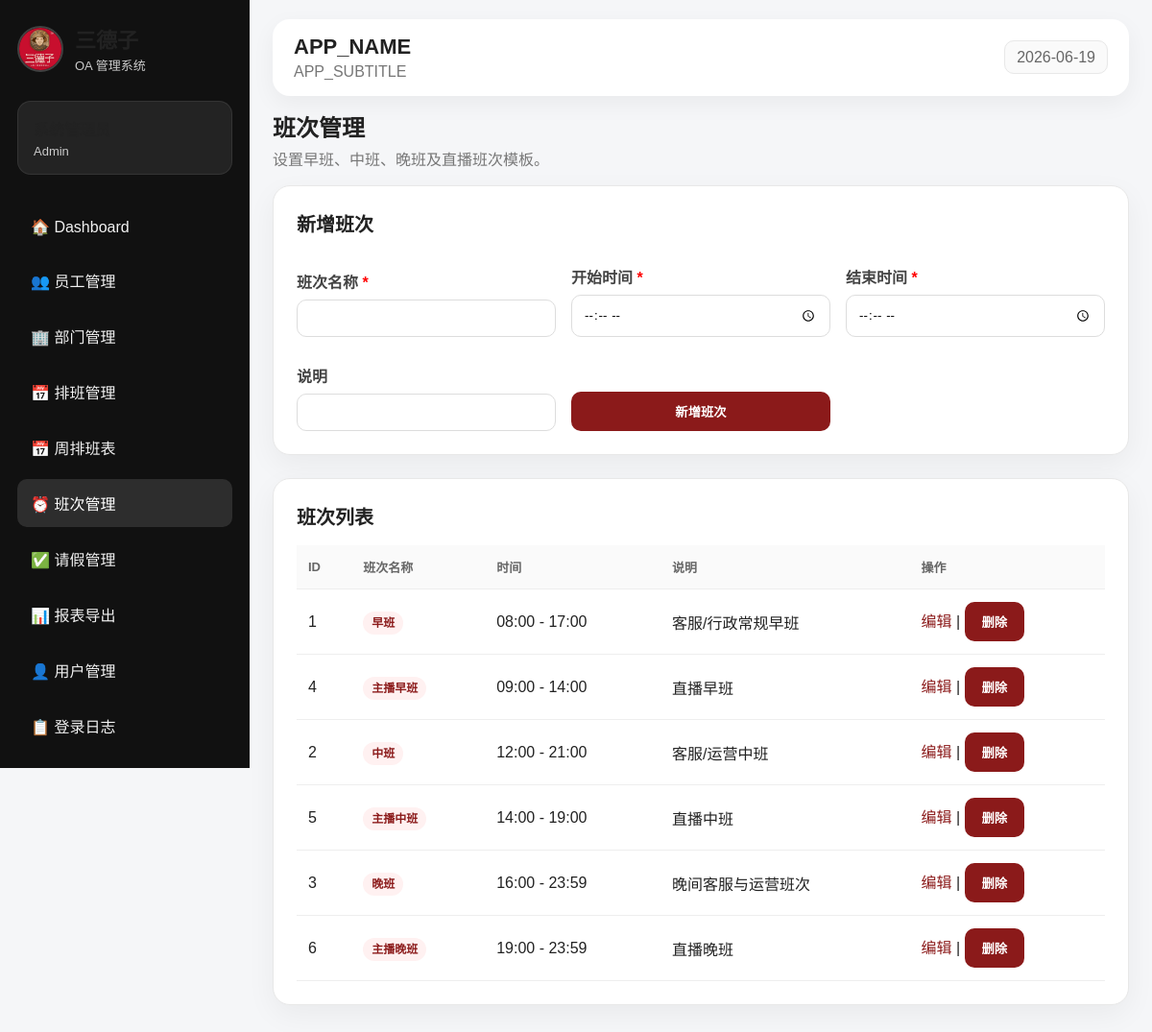
/shifts.php (signed in), run on the app's committed database.
### tables this page shows
CREATE TABLE shifts (
    id          INT AUTO_INCREMENT PRIMARY KEY,
    name        VARCHAR(100) NOT NULL,
    start_time  TIME NOT NULL,
    end_time    TIME NOT NULL,
    description VARCHAR(255),
    created_at  TIMESTAMP DEFAULT CURRENT_TIMESTAMP
);

### auth.php (called while the page is built, shortened)
<?php
function current_user() {
    return $_SESSION['user'] ?? null;
}
function has_role($roles) {
    $user = current_user();
    return in_array($user['role'], $roles);
}
function safe($value) {
    return htmlspecialchars((string)$value, ENT_QUOTES, 'UTF-8');
}
?>

### shifts.php (the view, shortened to what this page needs)
<?php
require_once __DIR__ . '/header.php';
$edit = null;
$shifts = $pdo->query("SELECT * FROM shifts ORDER BY start_time ASC")->fetchAll();
?>
<div class="page-title">
    <h2>班次管理</h2>
    <p>设置早班、中班、晚班及直播班次模板。</p>
</div>
<section class="panel">
    <h2><?= $edit ? '编辑班次' : '新增班次' ?></h2>
    <form method="POST" class="form-grid">
        <label>班次名称 <span style="color:red">*</span>
            <input name="name" required value="<?= safe($edit['name'] ?? '') ?>">
        </label>
        <label>开始时间 <span style="color:red">*</span>
            <input name="start_time" type="time" required value="<?= safe($edit['start_time'] ?? '') ?>">
        </label>
        <label>结束时间 <span style="color:red">*</span>
            <input name="end_time" type="time" required value="<?= safe($edit['end_time'] ?? '') ?>">
        </label>
        <label>说明
            <input name="description" value="<?= safe($edit['description'] ?? '') ?>">
        </label>
        <button type="submit"><?= $edit ? '保存修改' : '新增班次' ?></button>
    </form>
</section>
<section class="panel">
    <h2>班次列表</h2>
    <div style="overflow-x:auto;">
    <table>
        <tr><th>ID</th><th>班次名称</th><th>时间</th><th>说明</th><th>操作</th></tr>
        <?php foreach ($shifts as $s): ?>
        <tr>
            <td><?= safe($s['id']) ?></td>
            <td><span class="badge"><?= safe($s['name']) ?></span></td>
            <td><?= safe(substr($s['start_time'], 0, 5)) ?> - <?= safe(substr($s['end_time'], 0, 5)) ?></td>
            <td><?= safe($s['description']) ?></td>
            <td>
                <a href="?edit=<?= safe($s['id']) ?>">编辑</a>
                |
                <form method="POST" style="display:inline;"
                      onsubmit="return confirm('确定要删除「<?= safe($s['name']) ?>」班次吗？')">
                    <button type="submit" class="btn-link">删除</button>
                </form>
            </td>
        </tr>
        <?php endforeach; ?>
    </table>
    </div>
</section>
<?php require_once __DIR__ . '/footer.php'; ?>

### header.php (shortened to what this page needs)
<?php
require_once __DIR__ . '/auth.php';
$user = current_user();
$current = basename($_SERVER['PHP_SELF']);
?>
<!DOCTYPE html>
<html lang="zh-CN">
<head>
    <link rel="stylesheet" href="assets/style.css">
</head>
<body>
<div class="layout">
   <aside class="sidebar">
        <div class="brand">
            <img src="assets/logo.jpg" alt="三德子" class="brand-logo-img">
            <div>
                <h2>三德子</h2>
                <p>OA 管理系统</p>
            </div>
        </div>
        <div class="user-box">
            <strong><?= safe($user['name']) ?></strong>
            <span><?= safe($user['role']) ?></span>
        </div>
        <nav class="menu">
            <a class="<?= $current=='dashboard.php'?'active':'' ?>" href="dashboard.php">🏠 Dashboard</a>
            <?php if (has_role(['Admin', 'Manager'])): ?>
                <a class="<?= $current=='employees.php'?'active':'' ?>" href="employees.php">👥 员工管理</a>
                <a class="<?= $current=='departments.php'?'active':'' ?>" href="departments.php">🏢 部门管理</a>
                <a class="<?= $current=='schedule.php'?'active':'' ?>" href="schedule.php">📅 排班管理</a>
                <a class="<?= $current=='weekly_schedule.php'?'active':'' ?>" href="weekly_schedule.php">📅 周排班表</a>
                <a class="<?= $current=='shifts.php'?'active':'' ?>" href="shifts.php">⏰ 班次管理</a>
                <a class="<?= $current=='leave_manage.php'?'active':'' ?>" href="leave_manage.php">✅ 请假管理</a>
                <a class="<?= $current=='reports.php'?'active':'' ?>" href="reports.php">📊 报表导出</a>
            <?php endif; ?>
            <?php if (has_role(['Admin'])): ?>
                <a class="<?= in_array($current,['users.php','user_edit.php'])?'active':'' ?>" href="users.php">👤 用户管理</a>
                <a class="<?= $current=='login_logs.php'?'active':'' ?>" href="login_logs.php">📋 登录日志</a>
            <?php endif; ?>
        </nav>
    </aside>
    <main class="main">
        <div class="topbar">
            <div>
                <h1><?= safe(APP_NAME) ?></h1>
                <p><?= safe(APP_SUBTITLE) ?></p>
            </div>
            <div class="top-actions">
                <span><?= date('Y-m-d') ?></span>
            </div>
        </div>

### footer.php
</main>
</div>
</body>
</html>

### assets/style.css (style rules this page uses)
* { box-sizing: border-box; }
:root { --primary: #8b1a1a; --primary-dark: #641010; --bg: #f5f6f8; --card: #ffffff; --text: #222; --muted: #777; --border: #e8e8e8; --green: #2e7d32; }
body { margin: 0; font-family: Arial, "Microsoft YaHei", sans-serif; background: var(--bg); color: var(--text); }
a { color: var(--primary); text-decoration: none; }
.layout { min-height: 100vh; display: flex; }
.sidebar { position: fixed; top: 0; left: 0; width: 260px; height: 100vh; background: #111; overflow: hidden; display: flex; flex-direction: column; padding: 24px 18px; box-sizing: border-box; z-index: 100; }
.brand { display: flex; align-items: center; gap: 12px; }
.brand h2 { margin: 0; font-size: 22px; }
.brand p { margin: 2px 0 0; color: #ccc; font-size: 13px; }
.brand-logo-img { width: 48px; height: 48px; border-radius: 50%; object-fit: cover; border: 2px solid rgba(255,255,255,0.2); flex-shrink: 0; }
.user-box { margin: 28px 0; padding: 16px; background: rgba(255,255,255,0.08); border: 1px solid rgba(255,255,255,0.08); border-radius: 14px; }
.user-box strong, .user-box span { display: block; }
.user-box span { color: #ccc; font-size: 13px; margin-top: 4px; }
.menu a { display: block; padding: 13px 14px; margin-bottom: 8px; color: #f1f1f1; border-radius: 10px; }
.menu a:hover, .menu a.active { background: rgba(255,255,255,0.12); color: white; }
.main { margin-left: 260px; padding: 20px 24px; width: calc(100% - 260px); }
.topbar { background: white; border-radius: 18px; padding: 16px 22px; box-shadow: 0 8px 24px rgba(0,0,0,0.05); display: flex; justify-content: space-between; align-items: center; margin-bottom: 14px; }
.topbar h1 { margin: 0; font-size: 22px; }
.topbar p { margin: 4px 0 0; color: var(--muted); }
.top-actions span { background: #fafafa; border: 1px solid var(--border); padding: 8px 12px; border-radius: 10px; color: #666; }
.page-title { margin-bottom: 14px; }
.page-title h2 { margin: 0; font-size: 24px; }
.page-title p { color: var(--muted); margin-top: 4px; }
.panel { background: white; border-radius: 18px; padding: 24px; box-shadow: 0 10px 30px rgba(0,0,0,0.05); border: 1px solid var(--border); margin-bottom: 24px; }
.panel h2 { margin-top: 0; font-size: 20px; }
table { width: 100%; border-collapse: collapse; overflow: hidden; }
th { text-align: left; background: #fafafa; color: #666; font-size: 13px; }
th, td { padding: 13px 12px; border-bottom: 1px solid #eee; }
.form-grid { display: grid; grid-template-columns: repeat(3, minmax(180px, 1fr)); gap: 16px; align-items: end; }
label { display: block; color: #444; font-weight: bold; margin-top: 12px; }
input, select, textarea { width: 100%; border: 1px solid #ddd; border-radius: 10px; padding: 11px 12px; margin-top: 7px; font-family: inherit; }
button, .btn-light { display: inline-block; border: none; background: var(--primary); color: white; padding: 11px 18px; border-radius: 10px; cursor: pointer; font-weight: bold; }
.badge { background: #fff1f1; color: var(--primary); padding: 5px 9px; border-radius: 999px; font-size: 12px; font-weight: bold; }
.menu { flex: 1; overflow-y: auto; overflow-x: hidden; padding-bottom: 20px; margin-top: 4px; }

### data on the page
shifts: id "1", name "早班", start_time "08:00", end_time "17:00", description "客服/行政常规早班"
shifts: id "4", name "主播早班", start_time "09:00", end_time "14:00", description "直播早班"
shifts: id "2", name "中班", start_time "12:00", end_time "21:00", description "客服/运营中班"
shifts: id "5", name "主播中班", start_time "14:00", end_time "19:00", description "直播中班"
shifts: id "3", name "晚班", start_time "16:00", end_time "23:59", description "晚间客服与运营班次"
shifts: id "6", name "主播晚班", start_time "19:00", end_time "23:59", description "直播晚班"

### other printed values
safe($user['role']) "Admin"
safe(APP_NAME) "APP_NAME"
safe(APP_SUBTITLE) "APP_SUBTITLE"
